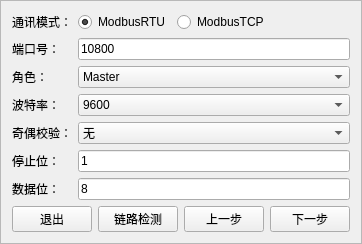
     <widget class="QFrame" name="page_3">
      <property name="frameShape">
       <enum>QFrame::StyledPanel</enum>
      </property>
      <property name="frameShadow">
       <enum>QFrame::Raised</enum>
      </property>
      <layout class="QVBoxLayout" name="verticalLayout_5">
       <item>
        <layout class="QHBoxLayout" name="horizontalLayout_4">
         <item>
          <layout class="QHBoxLayout" name="horizontalLayout_communication_mode">
           <item>
            <widget class="QLabel" name="label_communication_mode">
             <property name="text">
              <string>通讯模式：</string>
             </property>
            </widget>
           </item>
           <item>
            <widget class="QRadioButton" name="radioButton_modbusRTU">
             <property name="text">
              <string>ModbusRTU</string>
             </property>
             <property name="checked">
              <bool>true</bool>
             </property>
            </widget>
           </item>
           <item>
            <widget class="QRadioButton" name="radioButton_modbusTCP">
             <property name="text">
              <string>ModbusTCP</string>
             </property>
             <property name="checked">
              <bool>false</bool>
             </property>
            </widget>
           </item>
           <item>
            <spacer name="horizontalSpacer_communication">
             <property name="orientation">
              <enum>Qt::Horizontal</enum>
             </property>
             <property name="sizeHint" stdset="0">
              <size>
               <width>40</width>
               <height>20</height>
              </size>
             </property>
            </spacer>
           </item>
          </layout>
         </item>
        </layout>
       </item>
       <item>
        <layout class="QFormLayout" name="formLayout">
         <item row="0" column="0">
          <widget class="QLabel" name="label_port">
           <property name="text">
            <string>端口号：</string>
           </property>
          </widget>
         </item>
         <item row="0" column="1">
          <widget class="QLineEdit" name="lineEdit_port">
           <property name="text">
            <string>10800</string>
           </property>
          </widget>
         </item>
         <item row="1" column="0">
          <widget class="QLabel" name="label_role">
           <property name="text">
            <string>角色：</string>
           </property>
          </widget>
         </item>
         <item row="1" column="1">
          <widget class="QComboBox" name="comboBox_role">
           <item>
            <property name="text">
             <string>Master</string>
            </property>
           </item>
           <item>
            <property name="text">
             <string>Slave</string>
            </property>
           </item>
          </widget>
         </item>
         <item row="2" column="0">
          <widget class="QLabel" name="label_baudrate">
           <property name="text">
            <string>波特率：</string>
           </property>
          </widget>
         </item>
         <item row="2" column="1">
          <widget class="QComboBox" name="comboBox_baudrate">
           <item>
            <property name="text">
             <string>9600</string>
            </property>
           </item>
           <item>
            <property name="text">
             <string>19200</string>
            </property>
           </item>
           <item>
            <property name="text">
             <string>38400</string>
            </property>
           </item>
           <item>
            <property name="text">
             <string>57600</string>
            </property>
           </item>
           <item>
            <property name="text">
             <string>115200</string>
            </property>
           </item>
          </widget>
         </item>
         <item row="3" column="0">
          <widget class="QLabel" name="label_parity">
           <property name="text">
            <string>奇偶校验：</string>
           </property>
          </widget>
         </item>
         <item row="3" column="1">
          <widget class="QComboBox" name="comboBox_parity">
           <item>
            <property name="text">
             <string>无</string>
            </property>
           </item>
           <item>
            <property name="text">
             <string>奇校验</string>
            </property>
           </item>
           <item>
            <property name="text">
             <string>偶校验</string>
            </property>
           </item>
          </widget>
         </item>
         <item row="4" column="0">
          <widget class="QLabel" name="label_stopbits">
           <property name="text">
            <string>停止位：</string>
           </property>
          </widget>
         </item>
         <item row="4" column="1">
          <widget class="QLineEdit" name="lineEdit_stopbits">
           <property name="styleSheet">
            <string notr="true"/>
           </property>
           <property name="text">
            <string>1</string>
           </property>
          </widget>
         </item>
         <item row="5" column="0">
          <widget class="QLabel" name="label_databits">
           <property name="text">
            <string>数据位：</string>
           </property>
          </widget>
         </item>
         <item row="5" column="1">
          <widget class="QLineEdit" name="lineEdit_databits">
           <property name="text">
            <string>8</string>
           </property>
          </widget>
         </item>
        </layout>
       </item>
       <item>
        <layout class="QHBoxLayout" name="horizontalLayout_5">
         <item>
          <widget class="QPushButton" name="pushButton_exit_3">
           <property name="text">
            <string>退出</string>
           </property>
          </widget>
         </item>
         <item>
          <widget class="QPushButton" name="pushButton_test">
           <property name="text">
            <string>链路检测</string>
           </property>
          </widget>
         </item>
         <item>
          <widget class="QPushButton" name="pushButton_prev_3">
           <property name="text">
            <string>上一步</string>
           </property>
          </widget>
         </item>
         <item>
          <widget class="QPushButton" name="pushButton_next_3">
           <property name="text">
            <string>下一步</string>
           </property>
          </widget>
         </item>
        </layout>
       </item>
      </layout>
     </widget>
